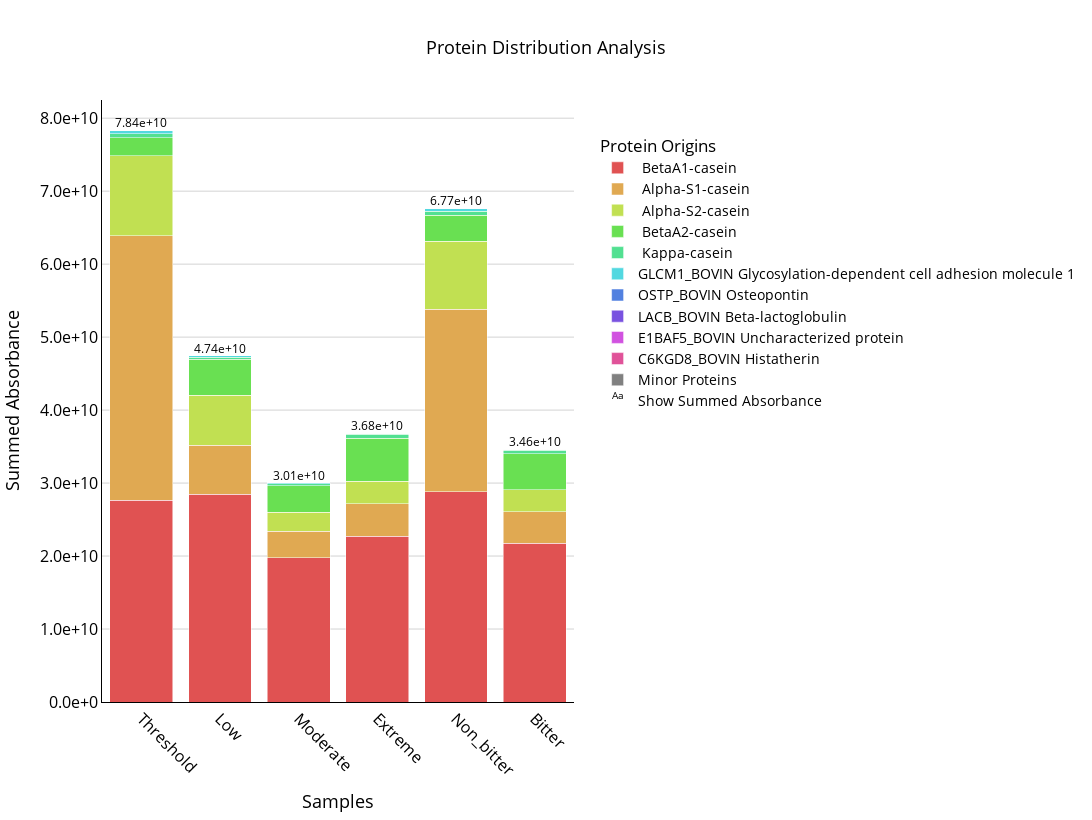
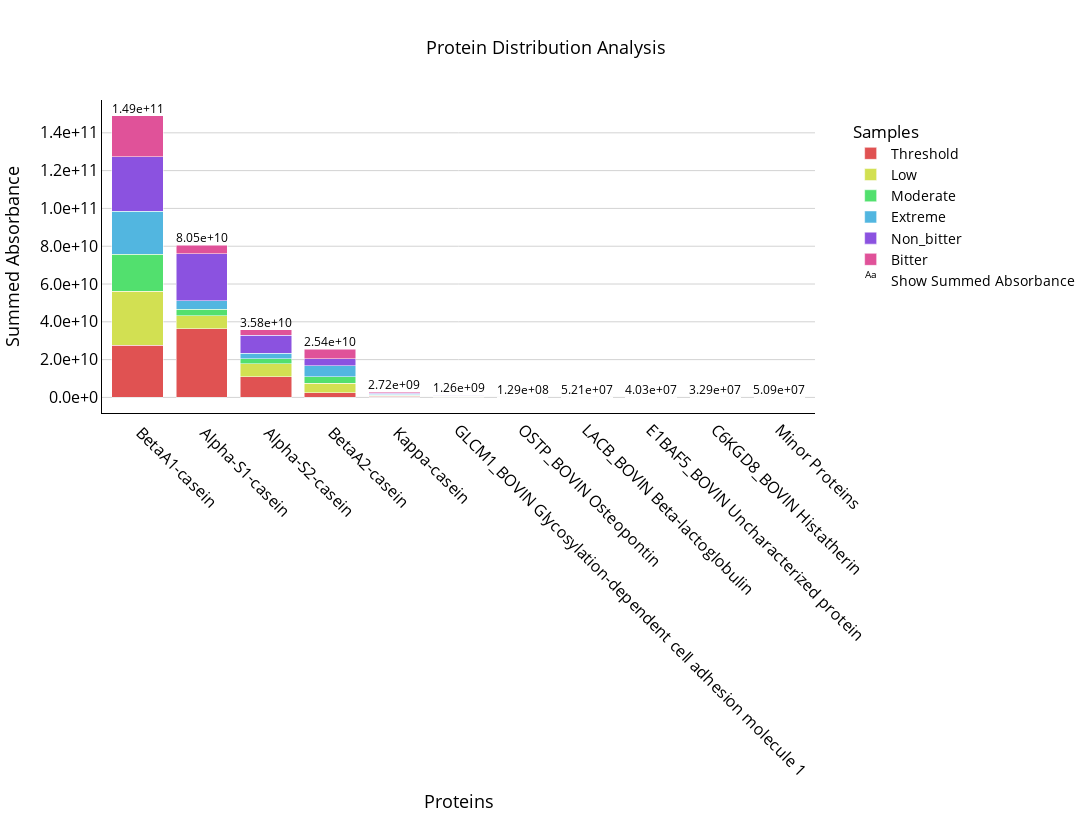
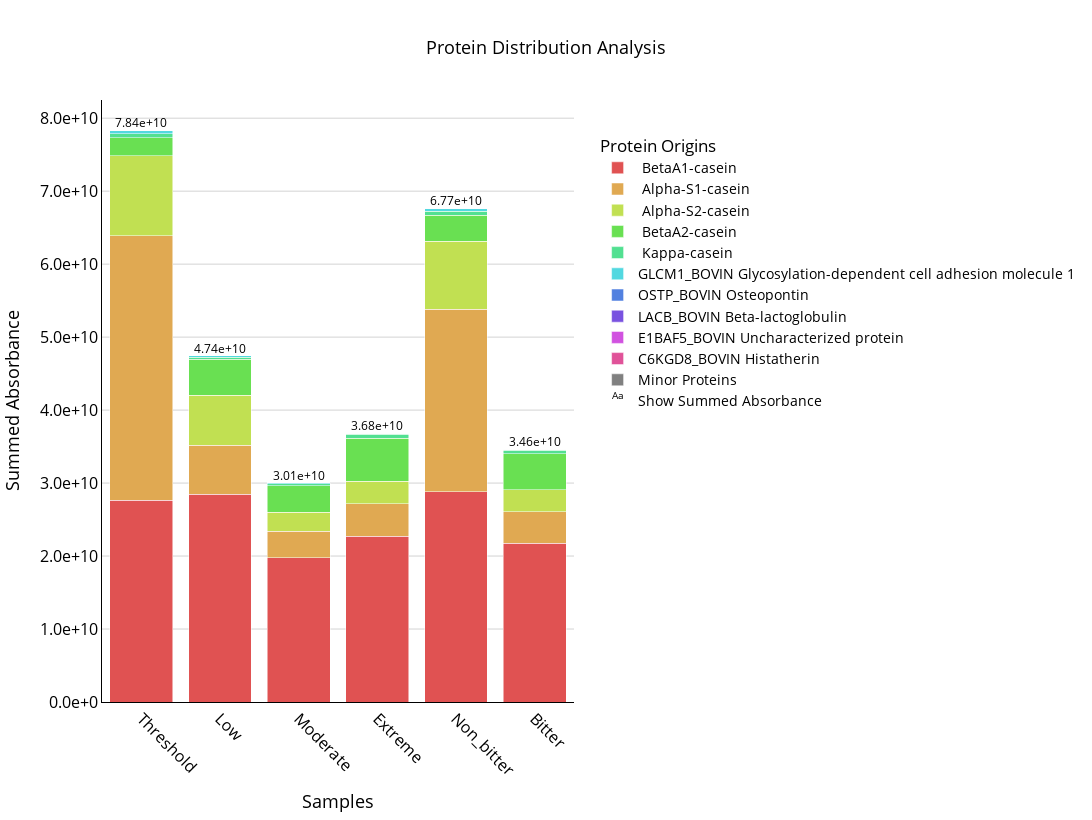
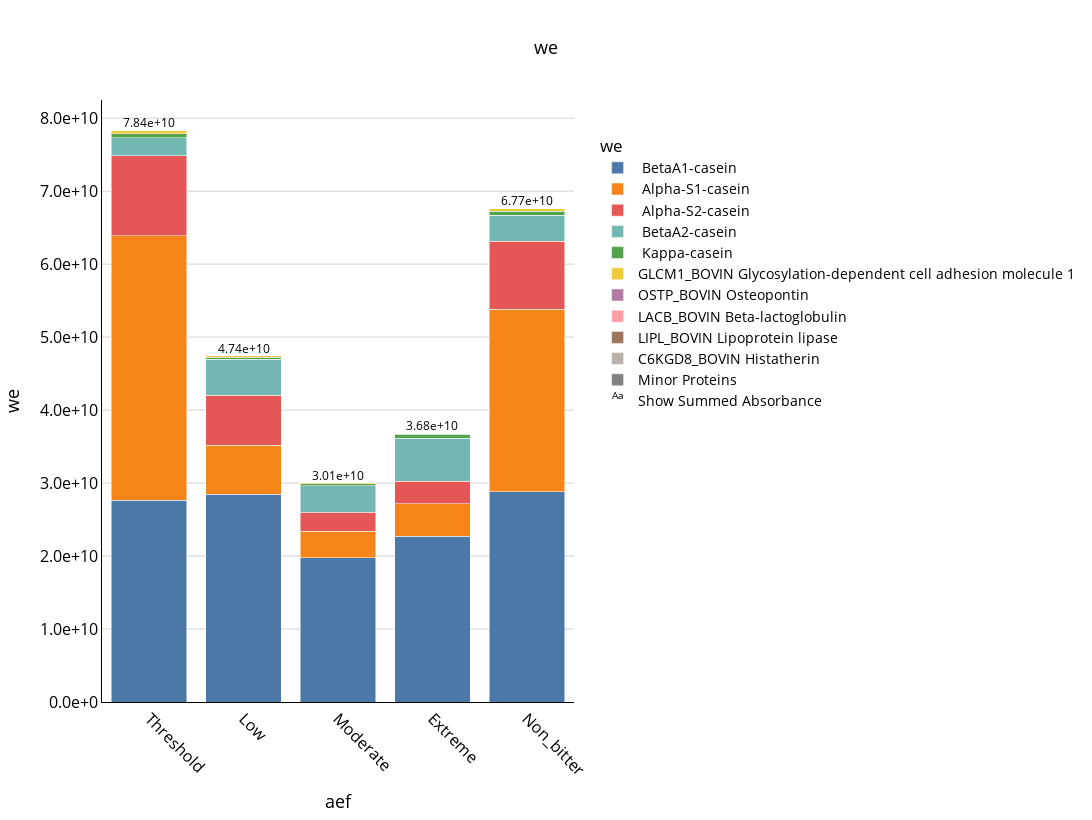

Write notebook code for charts like these, in order.
### Code cell
# Initialize the interface
data_transformer = DataTransformation()
data_transformer.setup_data_loading_ui()

# Create protein plotter
protein_plotter = ProteinPlotter(data_transformer)
protein_plotter.display()
